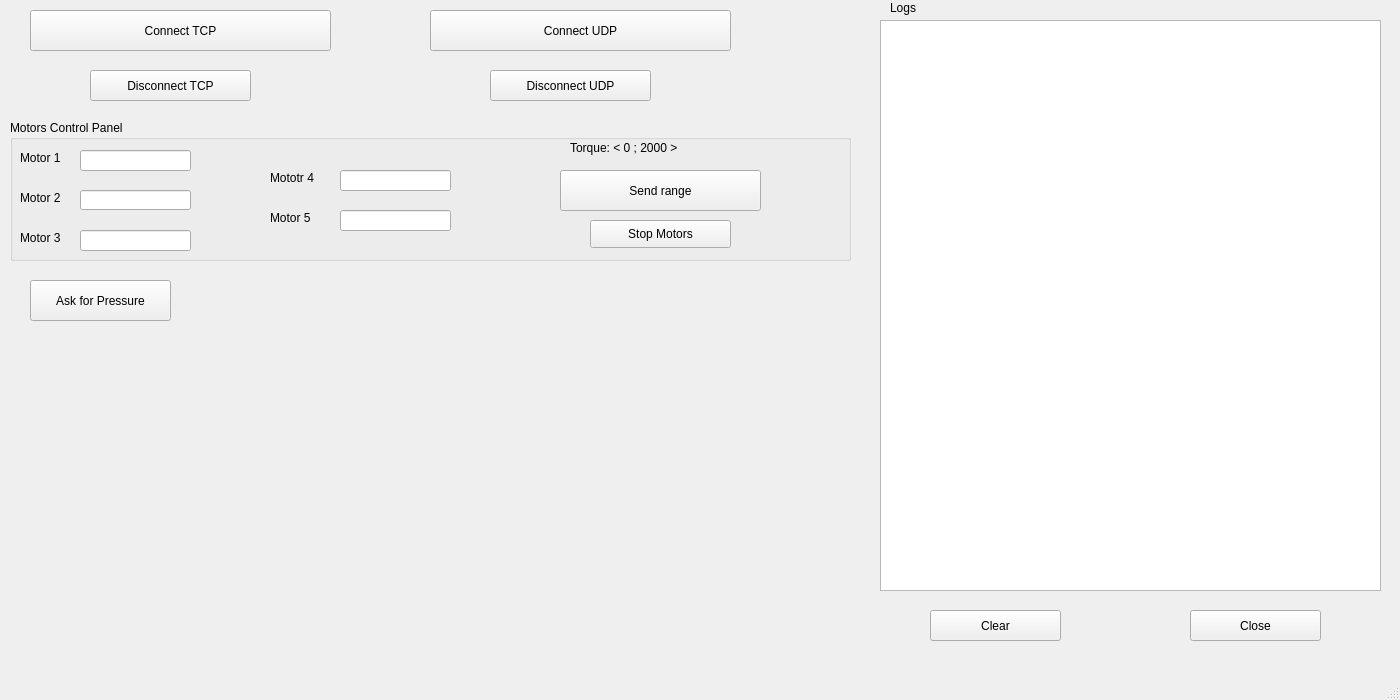
<?xml version="1.0" encoding="UTF-8"?>
<ui version="4.0">
 <class>MainWindow</class>
 <widget class="QMainWindow" name="MainWindow">
  <property name="geometry">
   <rect>
    <x>0</x>
    <y>0</y>
    <width>1400</width>
    <height>700</height>
   </rect>
  </property>
  <property name="windowTitle">
   <string>MainWindow</string>
  </property>
  <widget class="QWidget" name="centralwidget">
   <widget class="QTextEdit" name="textEdit">
    <property name="geometry">
     <rect>
      <x>880</x>
      <y>20</y>
      <width>501</width>
      <height>571</height>
     </rect>
    </property>
   </widget>
   <widget class="QPushButton" name="ConnectUdp">
    <property name="geometry">
     <rect>
      <x>430</x>
      <y>10</y>
      <width>301</width>
      <height>41</height>
     </rect>
    </property>
    <property name="text">
     <string>Connect UDP</string>
    </property>
   </widget>
   <widget class="QPushButton" name="Disconnect">
    <property name="geometry">
     <rect>
      <x>90</x>
      <y>70</y>
      <width>161</width>
      <height>31</height>
     </rect>
    </property>
    <property name="text">
     <string>Disconnect TCP</string>
    </property>
   </widget>
   <widget class="QLabel" name="label">
    <property name="geometry">
     <rect>
      <x>890</x>
      <y>0</y>
      <width>55</width>
      <height>16</height>
     </rect>
    </property>
    <property name="text">
     <string>Logs</string>
    </property>
   </widget>
   <widget class="QPushButton" name="clear">
    <property name="geometry">
     <rect>
      <x>930</x>
      <y>610</y>
      <width>131</width>
      <height>31</height>
     </rect>
    </property>
    <property name="text">
     <string>Clear</string>
    </property>
   </widget>
   <widget class="QPushButton" name="close">
    <property name="geometry">
     <rect>
      <x>1190</x>
      <y>610</y>
      <width>131</width>
      <height>31</height>
     </rect>
    </property>
    <property name="text">
     <string>Close</string>
    </property>
   </widget>
   <widget class="QPushButton" name="Connect">
    <property name="geometry">
     <rect>
      <x>30</x>
      <y>10</y>
      <width>301</width>
      <height>41</height>
     </rect>
    </property>
    <property name="text">
     <string>Connect TCP</string>
    </property>
   </widget>
   <widget class="QPushButton" name="DisconnectUdp">
    <property name="geometry">
     <rect>
      <x>490</x>
      <y>70</y>
      <width>161</width>
      <height>31</height>
     </rect>
    </property>
    <property name="text">
     <string>Disconnect UDP</string>
    </property>
   </widget>
   <widget class="QGroupBox" name="groupBox">
    <property name="geometry">
     <rect>
      <x>10</x>
      <y>120</y>
      <width>841</width>
      <height>141</height>
     </rect>
    </property>
    <property name="title">
     <string>Motors Control Panel</string>
    </property>
    <widget class="QPushButton" name="stopMotors">
     <property name="geometry">
      <rect>
       <x>580</x>
       <y>100</y>
       <width>141</width>
       <height>28</height>
      </rect>
     </property>
     <property name="text">
      <string>Stop Motors</string>
     </property>
    </widget>
    <widget class="QPushButton" name="CommitMotors">
     <property name="geometry">
      <rect>
       <x>550</x>
       <y>50</y>
       <width>201</width>
       <height>41</height>
      </rect>
     </property>
     <property name="text">
      <string>Send range</string>
     </property>
    </widget>
    <widget class="QLabel" name="label_2">
     <property name="geometry">
      <rect>
       <x>560</x>
       <y>20</y>
       <width>161</width>
       <height>16</height>
      </rect>
     </property>
     <property name="text">
      <string>Torque: &lt; 0 ; 2000 &gt;</string>
     </property>
    </widget>
    <widget class="QLabel" name="label_3">
     <property name="geometry">
      <rect>
       <x>10</x>
       <y>30</y>
       <width>55</width>
       <height>16</height>
      </rect>
     </property>
     <property name="text">
      <string>Motor 1</string>
     </property>
    </widget>
    <widget class="QLabel" name="label_4">
     <property name="geometry">
      <rect>
       <x>10</x>
       <y>70</y>
       <width>55</width>
       <height>16</height>
      </rect>
     </property>
     <property name="text">
      <string>Motor 2</string>
     </property>
    </widget>
    <widget class="QLabel" name="label_5">
     <property name="geometry">
      <rect>
       <x>10</x>
       <y>110</y>
       <width>55</width>
       <height>16</height>
      </rect>
     </property>
     <property name="text">
      <string>Motor 3</string>
     </property>
    </widget>
    <widget class="QLabel" name="label_6">
     <property name="geometry">
      <rect>
       <x>260</x>
       <y>50</y>
       <width>55</width>
       <height>16</height>
      </rect>
     </property>
     <property name="text">
      <string>Mototr 4</string>
     </property>
    </widget>
    <widget class="QLabel" name="label_7">
     <property name="geometry">
      <rect>
       <x>260</x>
       <y>90</y>
       <width>55</width>
       <height>16</height>
      </rect>
     </property>
     <property name="text">
      <string>Motor 5</string>
     </property>
    </widget>
    <widget class="QLineEdit" name="torque1">
     <property name="geometry">
      <rect>
       <x>70</x>
       <y>30</y>
       <width>111</width>
       <height>21</height>
      </rect>
     </property>
    </widget>
    <widget class="QLineEdit" name="torque2">
     <property name="geometry">
      <rect>
       <x>70</x>
       <y>70</y>
       <width>111</width>
       <height>20</height>
      </rect>
     </property>
    </widget>
    <widget class="QLineEdit" name="torque3">
     <property name="geometry">
      <rect>
       <x>70</x>
       <y>110</y>
       <width>111</width>
       <height>21</height>
      </rect>
     </property>
    </widget>
    <widget class="QLineEdit" name="torque4">
     <property name="geometry">
      <rect>
       <x>330</x>
       <y>50</y>
       <width>111</width>
       <height>21</height>
      </rect>
     </property>
    </widget>
    <widget class="QLineEdit" name="torque5">
     <property name="geometry">
      <rect>
       <x>330</x>
       <y>90</y>
       <width>111</width>
       <height>21</height>
      </rect>
     </property>
    </widget>
   </widget>
   <widget class="QPushButton" name="pushButton">
    <property name="geometry">
     <rect>
      <x>30</x>
      <y>280</y>
      <width>141</width>
      <height>41</height>
     </rect>
    </property>
    <property name="text">
     <string>Ask for Pressure</string>
    </property>
   </widget>
  </widget>
  <widget class="QMenuBar" name="menubar">
   <property name="geometry">
    <rect>
     <x>0</x>
     <y>0</y>
     <width>1400</width>
     <height>26</height>
    </rect>
   </property>
  </widget>
  <widget class="QStatusBar" name="statusbar"/>
 </widget>
 <resources/>
 <connections/>
</ui>
